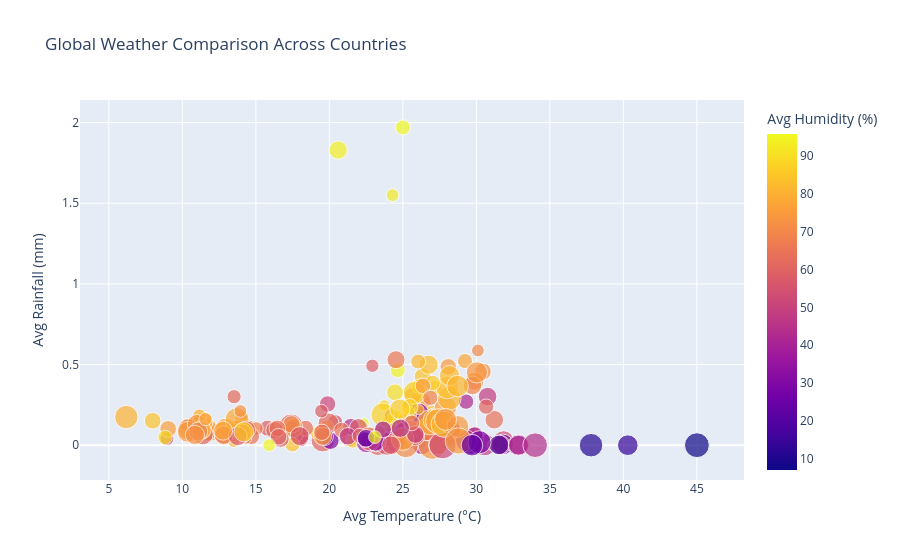

Write notebook code for a chart like this one.
### Code cell
fig = px.scatter(
    country_summary,
    x='temperature_celsius',
    y='precip_mm',
    size='wind_kph',
    color='humidity',
    hover_name='country',
    title='Global Weather Comparison Across Countries',
    labels={
        'temperature_celsius':'Avg Temperature (°C)',
        'precip_mm':'Avg Rainfall (mm)',
        'wind_kph':'Avg Wind Speed (km/h)',
        'humidity':'Avg Humidity (%)'
    }
)

fig.show()

### Figure 1 — Plotly figure (JSON) as saved in the notebook; plotly's stock layout.template omitted (floating-point values rounded to 4 significant figures; data arrays with more than 128 entries replaced by an {"elided": "..."} marker saying what was removed)
{"data": [{"hovertemplate": "<b>%{hovertext}</b><br><br>Avg Temperature (°C)=%{x}<br>Avg Rainfall (mm)=%{y}<br>Avg Wind Speed (km/h)=%{marker.size}<br>Avg Humidity (%)=%{marker.color}<extra></extra>", "hovertext": {"elided": "211 str values"}, "legendgroup": "", "marker": {"color": {"elided": "211 float values"}, "coloraxis": "coloraxis", "size": {"elided": "211 float values"}, "sizemode": "area", "sizeref": 0.07925, "symbol": "circle"}, "mode": "markers", "name": "", "orientation": "v", "showlegend": false, "type": "scatter", "x": {"elided": "211 float values"}, "xaxis": "x", "y": {"elided": "211 float values"}, "yaxis": "y"}], "layout": {"coloraxis": {"colorbar": {"title": {"text": "Avg Humidity (%)"}}, "colorscale": [[0, "#0d0887"], [0.1111, "#46039f"], [0.2222, "#7201a8"], [0.3333, "#9c179e"], [0.4444, "#bd3786"], [0.5556, "#d8576b"], [0.6667, "#ed7953"], [0.7778, "#fb9f3a"], [0.8889, "#fdca26"], [1, "#f0f921"]]}, "legend": {"itemsizing": "constant", "tracegroupgap": 0}, "title": {"text": "Global Weather Comparison Across Countries"}, "xaxis": {"anchor": "y", "domain": [0, 1], "title": {"text": "Avg Temperature (°C)"}}, "yaxis": {"anchor": "x", "domain": [0, 1], "title": {"text": "Avg Rainfall (mm)"}}}}
